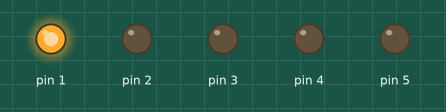
This sketch was run on a simulated Arduino Uno, built with avr-gcc and run on an emulated ATmega328P. Shown: output pins drawn as LEDs (lit = HIGH).

Above: at 0.2 s.
At 1.2 s:
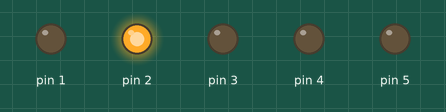
At 2.2 s:
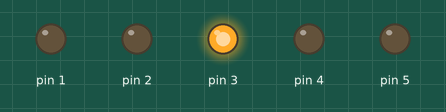
At 3.2 s:
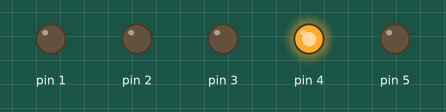
At 4.2 s:
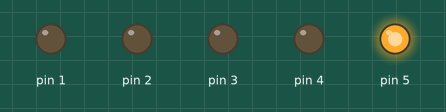
At 5.7 s:
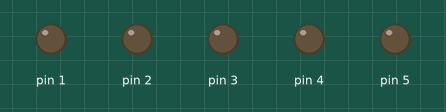
Timing chart, 0 to 6.5 s (numbered marks = the images above):
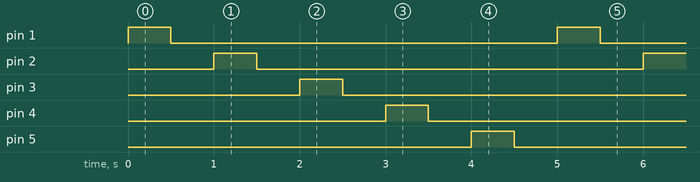

Measured:
- by itself, pin 1–5: alternates HIGH for 0.50 s and LOW for 4.5 s
- by itself, everything shown: repeats every 5.0 s, in 10 steps

The sketch:

led_test.ino
```cpp
// 10.7.16
//
// LED Test
//
// Cycle through blinking LED just to test connections

void setup() {
  for (int i = 1; i <=5; i++) {
    pinMode(i, OUTPUT);
  }
}

void loop() {
  for (int i = 1; i <= 5; i++) {
    digitalWrite(i, HIGH);
    delay(500);
    digitalWrite(i, LOW);
    delay(500);
  }
}
```
